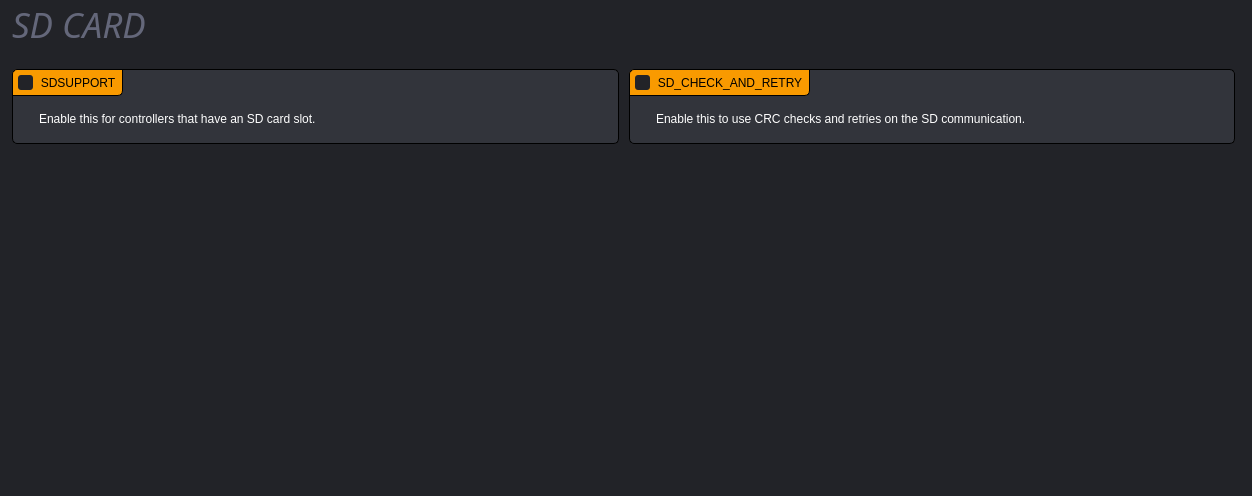
<?xml version="1.0" encoding="UTF-8"?>
<ui version="4.0">
 <class>SDCardPage</class>
 <widget class="QWidget" name="SDCardPage">
  <property name="geometry">
   <rect>
    <x>0</x>
    <y>0</y>
    <width>1252</width>
    <height>496</height>
   </rect>
  </property>
  <property name="minimumSize">
   <size>
    <width>0</width>
    <height>348</height>
   </size>
  </property>
  <property name="windowTitle">
   <string>Form</string>
  </property>
  <property name="styleSheet">
   <string notr="true">#SDCardPage {
	background: rgb(34, 35, 40);
}

QWidget {
        font-family: &quot;Source Sans Pro&quot;;
		background: none;
}

QMenu {
    background-color: rgb(34, 35, 40);
}

QLabel:!disabled {
	color: white;
}

QGroupBox {
	border: 1px solid black;
	border-radius: 5px;
	background: rgb(34, 35, 40);
	padding-top: 25px;
}

QGroupBox:disabled {
	border: 1px solid rgb(26, 26, 30);
}

QGroupBox::title {
	background: rgb(249, 154, 0);
	color: black;
    padding: 5px;
	border: 1px solid black;
	border-top-left-radius: 5px;
	border-bottom-right-radius: 5px;
}

QGroupBox::title:disabled {
	background: rgb(34, 35, 40);
        color: rgb(100, 100, 100);
	border: 1px solid rgb(26, 26, 30);
}

QGroupBox:checked:!disabled {
	background: rgb(50, 52, 59);
}

QGroupBox:focus:!checked {
	border: 1px solid rgb(249, 154, 0);
	background: rgb(26, 26, 30);
}

QGroupBox:focus:checked {
	border: 1px solid rgb(249, 154, 0);
}

QGroupBox::title:focus {
	border: 1px solid rgb(249, 154, 0);
}

QGroupBox::indicator {
    width: 15px;
    height: 15px;
    background: rgb(34, 35, 40);
	border-radius: 3px;
}

QGroupBox::indicator:disabled {
    width: 15px;
    height: 15px;
    background: rgb(26, 26, 30);
}

QGroupBox::indicator:checked {
        image: url(&quot;://check_FILL0_wght400_GRAD0_opsz20.svg&quot;);
}

QCheckBox {
    padding: 5px;
	color: white;
    background: rgb(63, 65, 77);
    border: 1px solid black;
    border-radius: 5px;
}

QCheckBox:disabled {
	background: rgb(34, 35, 40);
        color: rgb(100, 100, 100);
}

QCheckBox::hover {
        border: 1px solid rgb(75, 77, 91);
}

QCheckBox:focus {
	border: 1px solid rgb(249, 154, 0);
}

QCheckBox::indicator {
    width: 15px;
    height: 15px;
    background: rgb(34, 35, 40);
	border-radius: 3px;
}

QCheckBox::indicator:disabled {
    width: 15px;
    height: 15px;
    background: rgb(26, 26, 30);
}

QCheckBox::indicator:checked {
        image: url(&quot;://check_FILL0_wght400_GRAD0_opsz20.svg&quot;);
}

QPushButton {
	background: rgb(63, 65, 77);
	color: white;
    border: 1px solid black;
	border-radius: 5px;
	padding: 6px;
}

QPushButton:disabled {
	background: rgb(34, 35, 40);
        color: rgb(100, 100, 100);
	border: 1px solid rgb(26, 26, 30);
}

QPushButton:hover {
	  background: rgb(75, 77, 91);
}

QComboBox {
	color: white;
    background: rgb(63, 65, 77);
    border: 1px solid black;
	border-radius: 5px;
	padding: 5px;
}

QComboBox::disabled {
	background: rgb(34, 35, 40);
        color: rgb(100, 100, 100);
	border: 1px solid rgb(26, 26, 30);
}

QComboBox:hover {
    border: 1px solid rgb(75, 77, 91);
}

QComboBox:focus {
	border: 1px solid rgb(249, 154, 0);
}

QComboBox::drop-down {
	border: none;
}

QComboBox::down-arrow {
        image: url(&quot;:/arrow_drop_down_FILL0_wght400_GRAD0_opsz20_white.svg&quot;);
 	width: 6px;
	margin-right: 4px;
	margin-bottom: 2px;
}

QLineEdit {
	color: white;
    background: rgb(63, 65, 77);
    border: 1px solid black;
	border-radius: 5px;
	padding: 5px;
}

QLineEdit:disabled {
	background: rgb(34, 35, 40);
        color: rgb(100, 100, 100);
	border: 1px solid rgb(26, 26, 30);
}

QLineEdit:hover {
    border: 1px solid rgb(75, 77, 91);
}

QLineEdit:focus {
	border: 1px solid rgb(249, 154, 0);
}

QLabel {
	min-height: 30px;
}

QLabel:disabled {
        color: rgb(100, 100, 100);
}

QAbstractSpinBox {
	color: white;
    background: rgb(63, 65, 77);
    border: 1px solid black;
	border-radius: 5px;
	padding: 5px;
}

QAbstractSpinBox:disabled {
	background: rgb(34, 35, 40);
        color: rgb(100, 100, 100);
	border: 1px solid rgb(26, 26, 30);
}

QAbstractSpinBox:hover {
    border: 1px solid rgb(75, 77, 91);
}

QAbstractSpinBox:focus {
	border: 1px solid rgb(249, 154, 0);
}

QAbstractSpinBox::up-button {
        image: url(&quot;:/arrow_drop_up_FILL0_wght400_GRAD0_opsz20_white.svg&quot;);
 	width: 6px;
	margin-right: 6px;
	margin-top: 4px;
}

QAbstractSpinBox::down-button {
        image: url(&quot;:/arrow_drop_down_FILL0_wght400_GRAD0_opsz20_white.svg&quot;);
 	width: 6px;
	margin-right: 6px;
	margin-bottom: 4px;
}

QAbstractSpinBox::up-button:disabled,
QAbstractSpinBox::up-button:off {
                image: url(&quot;:/arrow_drop_up_FILL0_wght400_GRAD0_opsz20.svg&quot;);
}

QAbstractSpinBox::down-button:disabled,
QAbstractSpinBox::down-button:off {
                image: url(&quot;:/arrow_drop_down_FILL0_wght400_GRAD0_opsz20.svg&quot;);
}</string>
  </property>
  <layout class="QGridLayout" name="gridLayout">
   <property name="leftMargin">
    <number>12</number>
   </property>
   <property name="topMargin">
    <number>0</number>
   </property>
   <property name="rightMargin">
    <number>17</number>
   </property>
   <property name="spacing">
    <number>10</number>
   </property>
   <item row="2" column="0" colspan="3">
    <widget class="QWidget" name="widget" native="true">
     <layout class="QGridLayout" name="gridLayout_5">
      <property name="leftMargin">
       <number>0</number>
      </property>
      <property name="topMargin">
       <number>0</number>
      </property>
      <property name="rightMargin">
       <number>0</number>
      </property>
      <property name="bottomMargin">
       <number>0</number>
      </property>
      <property name="horizontalSpacing">
       <number>10</number>
      </property>
      <property name="verticalSpacing">
       <number>5</number>
      </property>
      <item row="0" column="0">
       <widget class="QLabel" name="label_5">
        <property name="sizePolicy">
         <sizepolicy hsizetype="Fixed" vsizetype="Preferred">
          <horstretch>0</horstretch>
          <verstretch>0</verstretch>
         </sizepolicy>
        </property>
        <property name="font">
         <font>
          <family>Source Sans Pro Light</family>
          <pointsize>-1</pointsize>
          <italic>true</italic>
         </font>
        </property>
        <property name="styleSheet">
         <string notr="true">QLabel {
	color: rgb(100, 103, 122);
	font-size: 35px;
	font-family: &quot;Source Sans Pro Light&quot;;
	font-style: italic;
}
</string>
        </property>
        <property name="text">
         <string>SD CARD</string>
        </property>
       </widget>
      </item>
      <item row="0" column="1">
       <widget class="QPushButton" name="uDocumentationButton">
        <property name="sizePolicy">
         <sizepolicy hsizetype="Fixed" vsizetype="Fixed">
          <horstretch>0</horstretch>
          <verstretch>0</verstretch>
         </sizepolicy>
        </property>
        <property name="toolTip">
         <string>Open SD Card documentation</string>
        </property>
        <property name="styleSheet">
         <string notr="true">QPushButton {
	background: none;
	border: none;
}</string>
        </property>
        <property name="text">
         <string/>
        </property>
        <property name="icon">
         <iconset resource="../resources/resources.qrc">
          <normaloff>:/open_in_new_FILL0_wght100_GRAD0_opsz20.svg</normaloff>:/open_in_new_FILL0_wght100_GRAD0_opsz20.svg</iconset>
        </property>
        <property name="iconSize">
         <size>
          <width>20</width>
          <height>20</height>
         </size>
        </property>
       </widget>
      </item>
      <item row="0" column="2">
       <spacer name="horizontalSpacer">
        <property name="orientation">
         <enum>Qt::Horizontal</enum>
        </property>
        <property name="sizeHint" stdset="0">
         <size>
          <width>40</width>
          <height>20</height>
         </size>
        </property>
       </spacer>
      </item>
     </layout>
    </widget>
   </item>
   <item row="3" column="1">
    <spacer name="verticalSpacer_2">
     <property name="orientation">
      <enum>Qt::Vertical</enum>
     </property>
     <property name="sizeType">
      <enum>QSizePolicy::Fixed</enum>
     </property>
     <property name="sizeHint" stdset="0">
      <size>
       <width>20</width>
       <height>10</height>
      </size>
     </property>
    </spacer>
   </item>
   <item row="11" column="0" colspan="3">
    <spacer name="verticalSpacer">
     <property name="orientation">
      <enum>Qt::Vertical</enum>
     </property>
     <property name="sizeHint" stdset="0">
      <size>
       <width>0</width>
       <height>0</height>
      </size>
     </property>
    </spacer>
   </item>
   <item row="4" column="0" colspan="3">
    <widget class="QWidget" name="widget_2" native="true">
     <layout class="QGridLayout" name="gridLayout_2">
      <property name="leftMargin">
       <number>0</number>
      </property>
      <property name="topMargin">
       <number>0</number>
      </property>
      <property name="rightMargin">
       <number>0</number>
      </property>
      <property name="bottomMargin">
       <number>0</number>
      </property>
      <property name="spacing">
       <number>10</number>
      </property>
      <item row="0" column="0">
       <widget class="QGroupBox" name="uSdsupportBox">
        <property name="title">
         <string>SDSUPPORT</string>
        </property>
        <property name="checkable">
         <bool>true</bool>
        </property>
        <layout class="QGridLayout" name="gridLayout_3">
         <property name="spacing">
          <number>10</number>
         </property>
         <item row="0" column="0">
          <widget class="QLabel" name="label">
           <property name="sizePolicy">
            <sizepolicy hsizetype="Fixed" vsizetype="Fixed">
             <horstretch>0</horstretch>
             <verstretch>0</verstretch>
            </sizepolicy>
           </property>
           <property name="text">
            <string/>
           </property>
           <property name="pixmap">
            <pixmap resource="../resources/resources.qrc">:/info_FILL0_wght100_GRAD0_opsz20.svg</pixmap>
           </property>
          </widget>
         </item>
         <item row="0" column="1">
          <widget class="QLabel" name="label_2">
           <property name="text">
            <string>Enable this for controllers that have an SD card slot.</string>
           </property>
           <property name="wordWrap">
            <bool>true</bool>
           </property>
          </widget>
         </item>
        </layout>
       </widget>
      </item>
      <item row="0" column="1">
       <widget class="QGroupBox" name="uSdCheckAndRetryBox">
        <property name="title">
         <string>SD_CHECK_AND_RETRY</string>
        </property>
        <property name="checkable">
         <bool>true</bool>
        </property>
        <layout class="QGridLayout" name="gridLayout_4">
         <property name="spacing">
          <number>10</number>
         </property>
         <item row="0" column="0">
          <widget class="QLabel" name="label_3">
           <property name="sizePolicy">
            <sizepolicy hsizetype="Fixed" vsizetype="Fixed">
             <horstretch>0</horstretch>
             <verstretch>0</verstretch>
            </sizepolicy>
           </property>
           <property name="text">
            <string/>
           </property>
           <property name="pixmap">
            <pixmap resource="../resources/resources.qrc">:/info_FILL0_wght100_GRAD0_opsz20.svg</pixmap>
           </property>
          </widget>
         </item>
         <item row="0" column="1">
          <widget class="QLabel" name="label_4">
           <property name="text">
            <string>Enable this to use CRC checks and retries on the SD communication.</string>
           </property>
           <property name="wordWrap">
            <bool>true</bool>
           </property>
          </widget>
         </item>
        </layout>
       </widget>
      </item>
     </layout>
    </widget>
   </item>
  </layout>
 </widget>
 <resources>
  <include location="../resources/resources.qrc"/>
 </resources>
 <connections/>
</ui>
